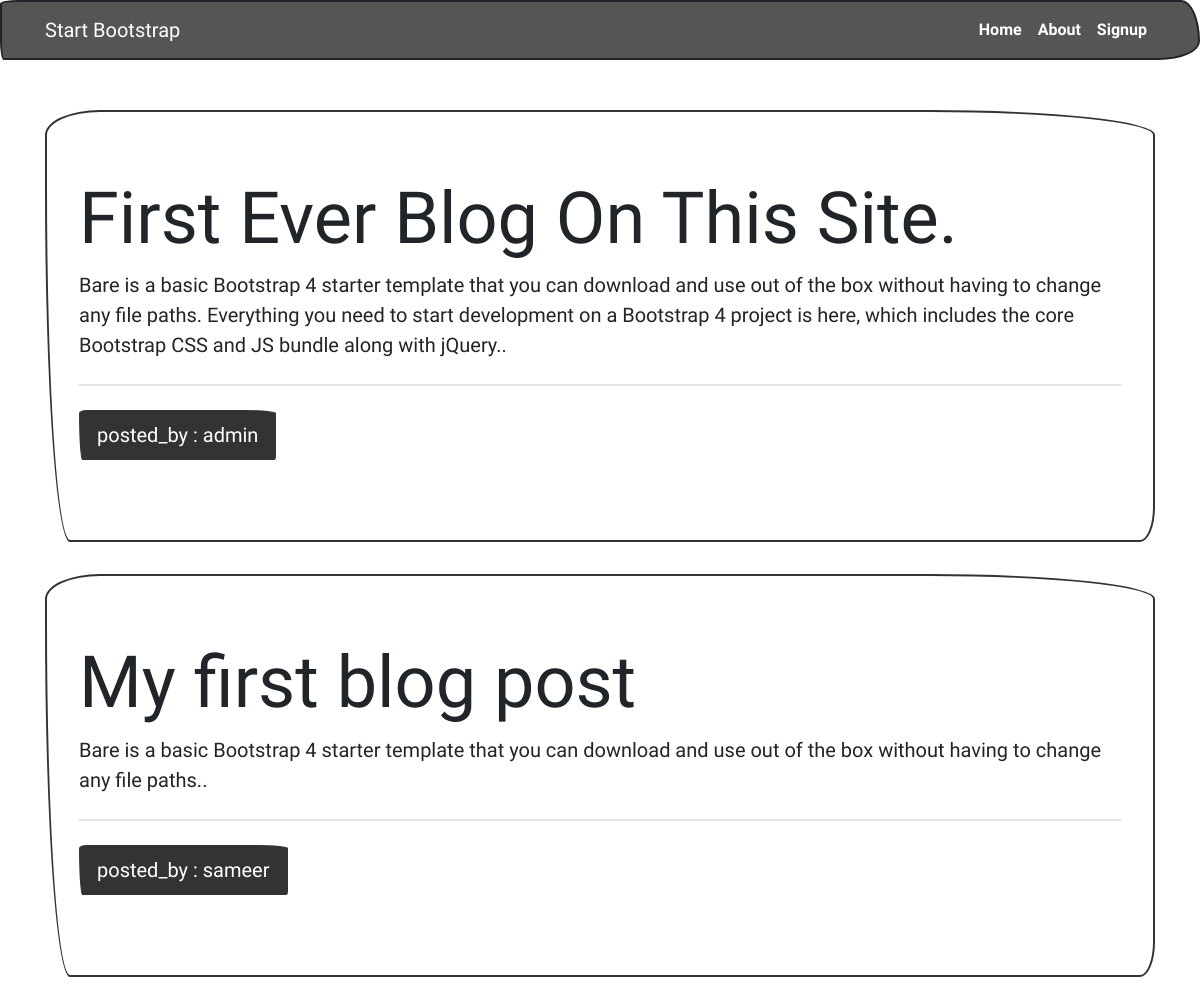
The page / on the database its author committed.
### folio/models.py (models this page shows)
class Post(models.Model):
    title = models.CharField(max_length=200)
    body = models.TextField()
    posted_by = models.CharField(max_length=60)

### folio/views.py (the view)
# urls.py: path('', views.index, name='index'),
def index(request):
    posts = Post.objects.all()
    print (posts.query)
    return render(request, 'index.html',  context={
        'posts': posts
    })

### myfolio/templates/index.html
{% extends 'base.html' %}
{% block content %}
  <div class="container" style="margin-top:50px;">
  {% for  post in posts %}
        <div class="jumbotron">
        <h1 class="display-3">{{post.title}}</h1>
        <p class="lead">{{post.body}}.</p>
        <hr class="my-4">
        <p class="lead">
            <a class="btn btn-primary btn-lg" href="#" role="button">posted_by : {{post.posted_by}}</a>
        </p>
        </div>
{% endfor %}
  </div>
{% endblock content %}

### myfolio/templates/base.html (shortened to what this page needs)
<!DOCTYPE html>
<html lang="en">
<head>
  <link href="https://bootswatch.com/4/sketchy/bootstrap.min.css" rel="stylesheet">
</head>
<body>
  <nav class="navbar navbar-expand-lg navbar-dark bg-dark static-top">
    <div class="container">
      <a class="navbar-brand" href="#">Start Bootstrap</a>
      <div class="collapse navbar-collapse" id="navbarResponsive">
        <ul class="navbar-nav ml-auto">
          <li class="nav-item active">
            <a class="nav-link" href="/">Home
            </a>
          </li>
          <li class="nav-item">
            <a class="nav-link" href="/about/">About</a>
          </li>
          <li class="nav-item">
            {% if request.user.is_authenticated %}
                <a class="nav-link" href="/service/">welcome to our site <b>{{request.user.username}}</b></a>
            {% else %}
                <a class="nav-link" href="/service/">Signup</b></a>
            {% endif %}
          </li>
        </ul>
      </div>
    </div>
  </nav>
{% block content %}
{% endblock content %}
</body>
</html>

### rows shown on the page
Post: title "First Ever Blog On This Site.", body "Bare is a basic Bootstrap 4 starter template that you can download and use out of the box without having to change any file paths. Everything you need to start development on a Bootstrap 4 project is here, which includes the core Bootstrap CSS and JS bundle along with jQuery.", posted_by "admin"
Post: title "My first blog post", body "Bare is a basic Bootstrap 4 starter template that you can download and use out of the box without having to change any file paths.", posted_by "sameer"
